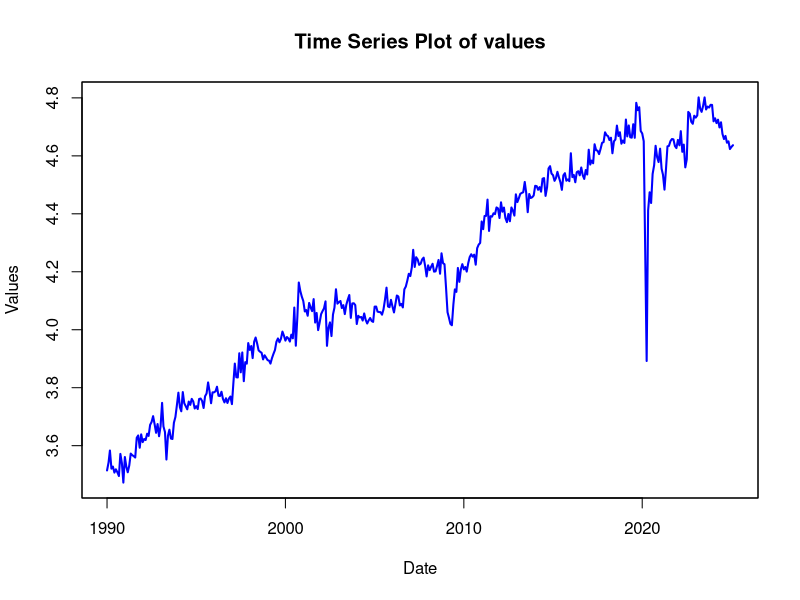
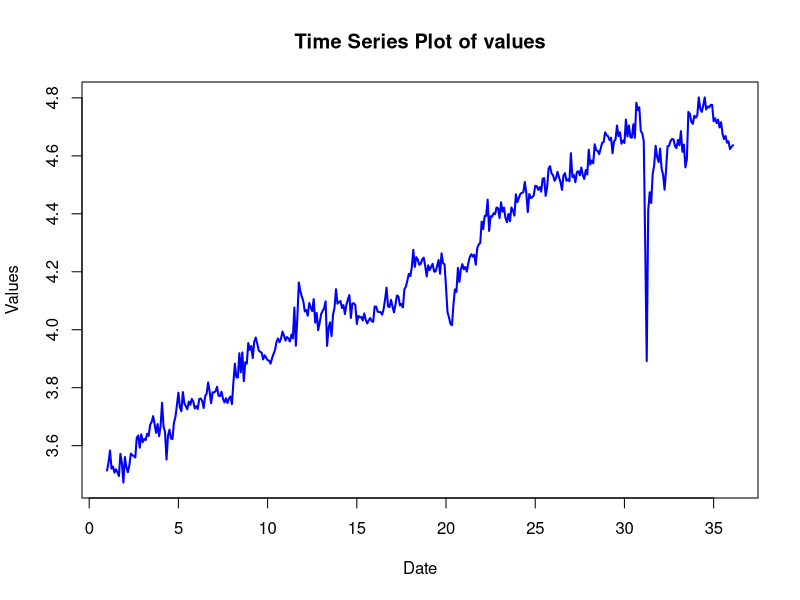
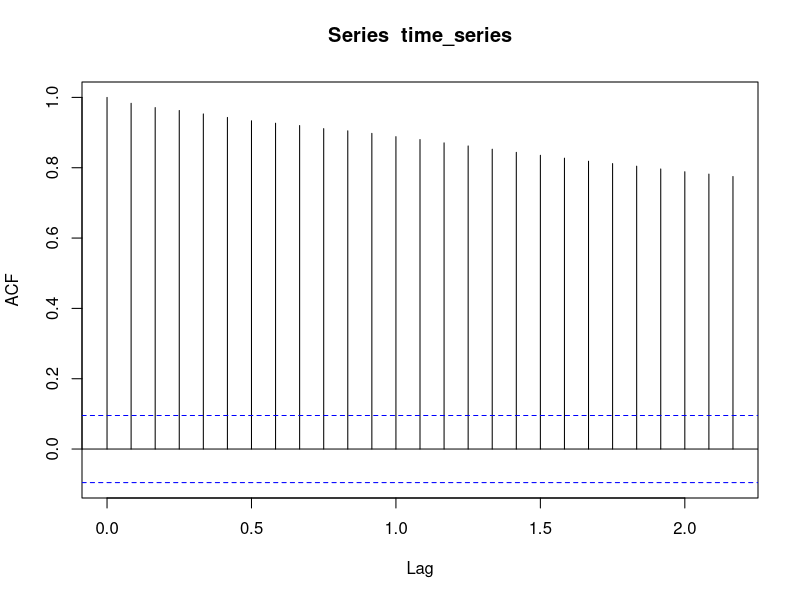
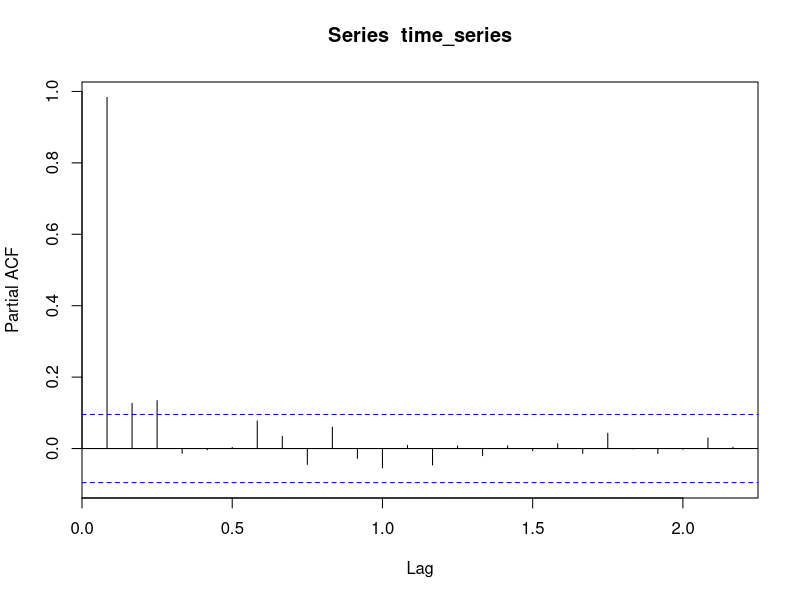
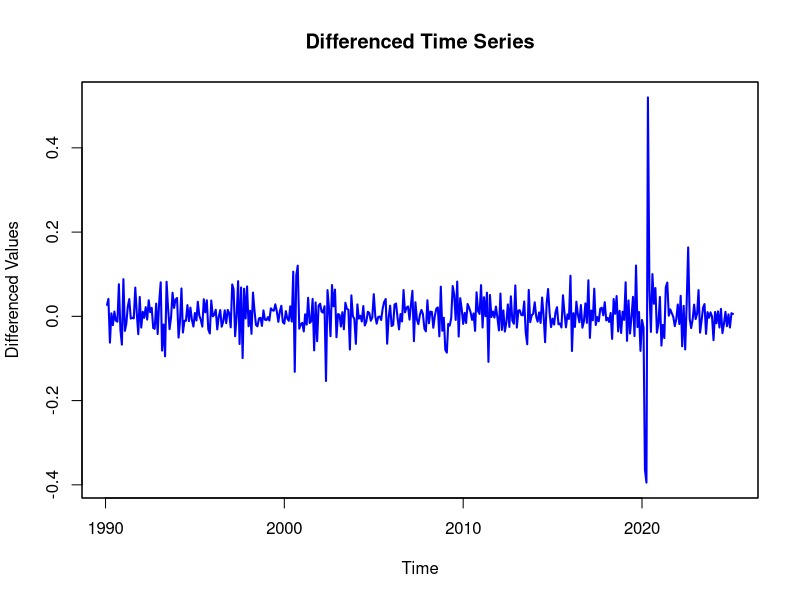
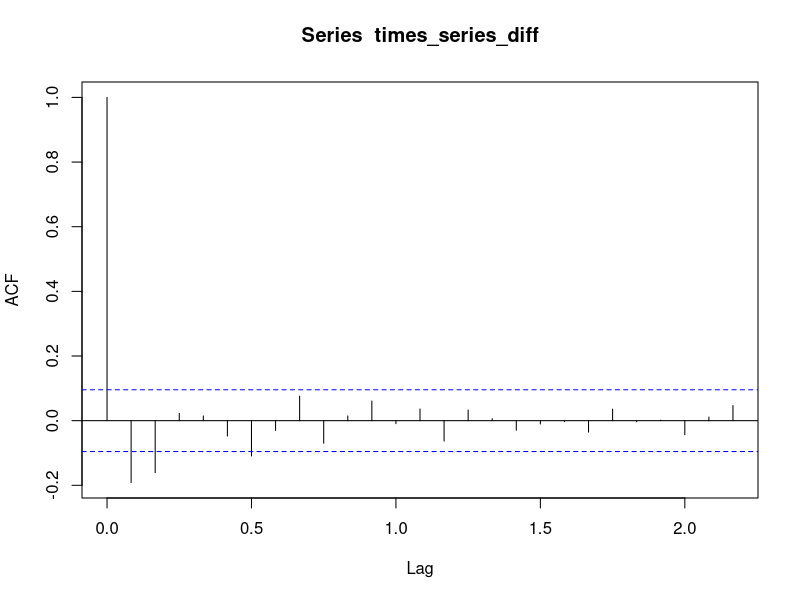
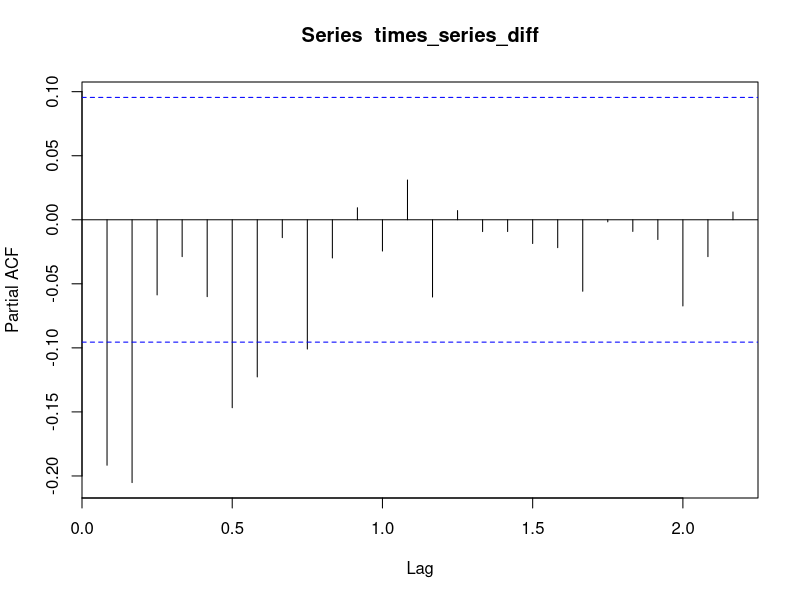
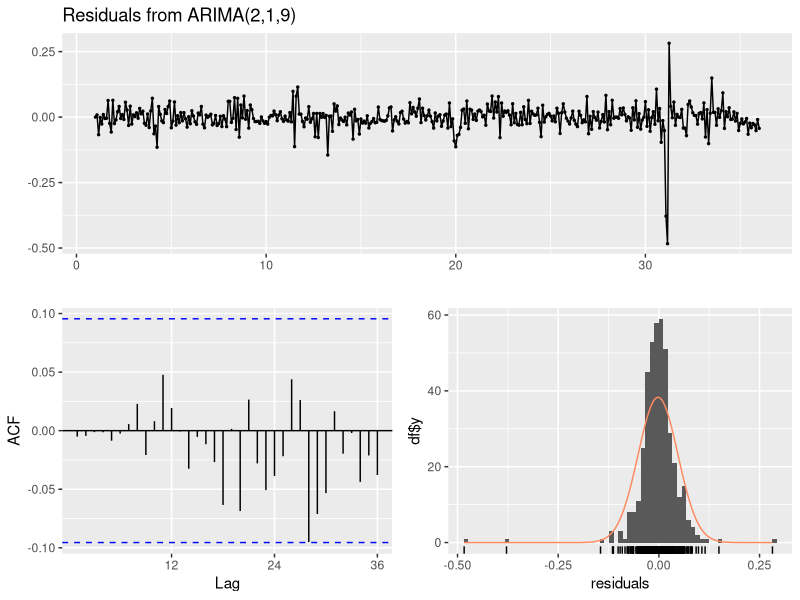

The R source for these figures, in order:
## ---- chunk 1
library(zoo)
library(tseries)
library(urca)
library(forecast)
library(ggplot2)
library(reshape2)
library(forecast)
library(lmtest)
## ---- chunk 2
df <- read.csv("valeurs_mensuelles_parfum.csv", sep = ";", skip=3)
df <- df[, 1:2]
colnames(df) <- c("DATE", "VALUES")
head(df)
## ---- chunk 3
df$DATE <- as.Date(paste(df$DATE, "-01", sep=""), format="%Y-%m-%d")
time_series_zoo <- log(zoo(df$VALUES, order.by = df$DATE))
head(time_series_zoo)
## ---- chunk 4
plot(time_series_zoo, type = "l", col = "blue", lwd = 2, 
     xlab = "Date", ylab = "Values", 
     main = "Time Series Plot of values")
## ---- chunk 5
time_series=ts(time_series_zoo, frequency = 12)
head(time_series)
plot(time_series, type = "l", col = "blue", lwd = 2, 
     xlab = "Date", ylab = "Values", 
     main = "Time Series Plot of values")
## ---- chunk 6
acf(time_series)
pacf(time_series)
## ---- chunk 7
time_series_zoo_diff <- diff(time_series_zoo)
plot(time_series_zoo_diff, type = "l", col = "blue", lwd = 2, 
     xlab = "Time", ylab = "Differenced Values", 
     main = "Differenced Time Series")
## ---- chunk 8
times_series_diff=ts(time_series_zoo_diff, frequency = 12)
acf(times_series_diff)
pacf(times_series_diff)
## ---- chunk 9
adf.test(times_series_diff)
ur.pp(times_series_diff, type = "Z-tau", model = "trend", lags = "short")
## ---- chunk 10
results <- data.frame(p = integer(), q = integer(), AIC = numeric(), BIC = numeric())

for (p in 0:7) {
  for (q in 0:9) {
    fit <- Arima(times_series_diff, order = c(p, 1, q))
    results <- rbind(results, data.frame(p = p, q = q, AIC = AIC(fit), BIC = BIC(fit)))
  }
}

results[order(results$AIC), ]

## ---- chunk 11
arima(times_series_diff,c(2,1,9))
## ---- chunk 12
fit <- Arima(times_series_diff, order = c(2, 1, 9))

Qtests <- function(residuals, k, fitdf = 3) {
  pvals <- apply(matrix(1:k), 1, FUN = function(l) {
    pval <- if (l <= fitdf) NA else Box.test(residuals, lag = l, type = "Ljung-Box", fitdf = fitdf)$p.value
    return(c("lag" = l, "pval" = pval))
  })
  return(t(pvals))
}

Qtests(residuals(fit), 24, fitdf = 3)

## ---- chunk 13
Qtests <- function(series, k, fitdf=0) {
  pvals <- apply(matrix(1:k), 1, FUN=function(l) {
    pval <- if (l<=fitdf) NA else Box.test(series, lag=l, type="Ljung-Box", fitdf=fitdf)$p.value
    return(c("lag"=l, "pval"=pval))
  })
  return(t(pvals))
}

p_values <- 0:2
q_values <- 0:2

results <- list()

for (p in p_values) {
  for (q in q_values) {
    fit <- Arima(times_series_diff, order=c(p, 1, q))
    lb_results <- Qtests(fit$residuals, k=24, fitdf=p+q) # Tester jusqu'à 24 lags
    model_name <- paste("ARIMA(", p, ",1,", q, ")", sep="")
    results[[model_name]] <- lb_results
  }
}
for (model_name in names(results)) {
  cat("\n", model_name, ":\n")
  print(results[[model_name]])
}

## ---- chunk 14
fit <- arima(times_series_diff, order = c(2, 1, 9))
checkresiduals(fit)
forecast_values <- forecast(fit, h = 2)
plot(forecast_values, main = "Confidence region at 95% for an ARIMA(1,1,2)", xlim=c(32,37),ylim=c(-0.2, 0.2), col="darkblue",lwd=2,  flwd=1,shadecols = rgb(0.8, 0.8, 0.8, 0.5), ylab = "Values of the series",xlab = "Time")  
